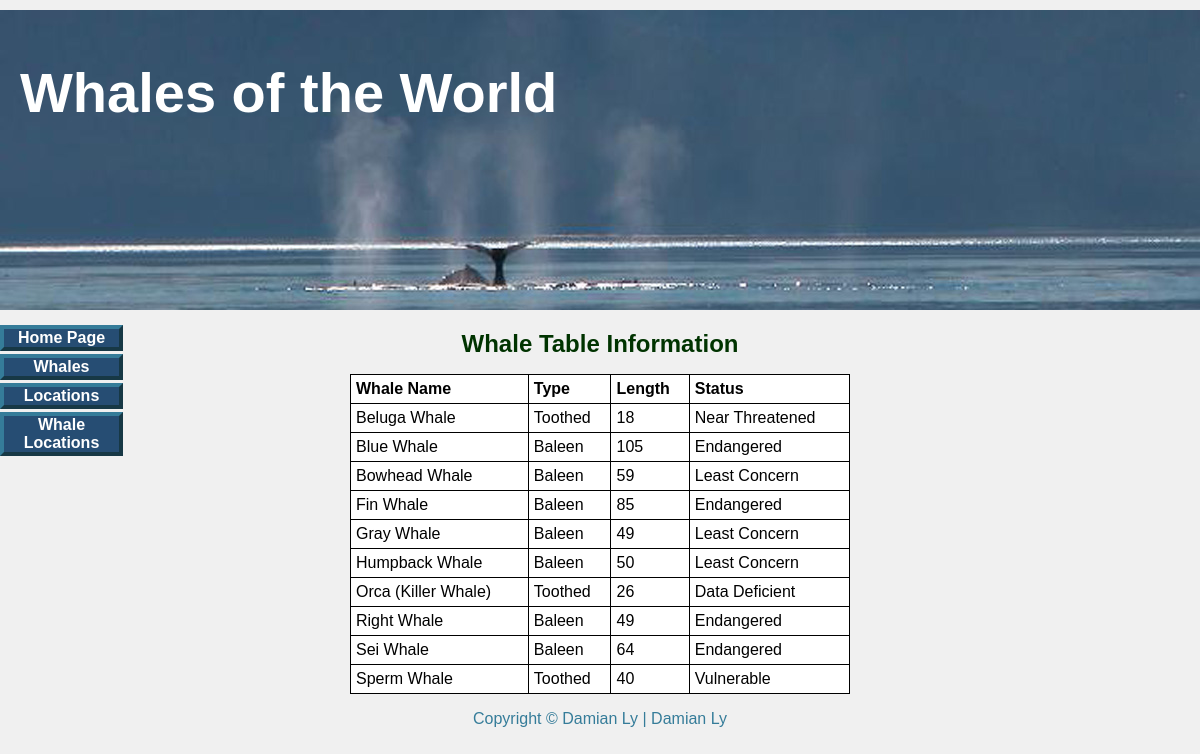
Page /whales.php on the committed database.
### tables this page shows
CREATE TABLE `whales` (
  `whale_id` int(11) NOT NULL,
  `whale_name` char(30) NOT NULL,
  `type` char(10) NOT NULL,
  `length` int(11) NOT NULL,
  `status` char(15) NOT NULL,
  `location_id` int(11) NOT NULL
);

### whales.php (the view, shortened to what this page needs)
<!doctype html>
<html>
<head>
	<link rel="stylesheet" type="text/css" href="whales.css">
</head>
<body>
	<div id="container">
		<?php include("includes/header.php"); ?>
		<?php include("includes/nav.php"); ?>
			<div id="midcol">
				<h2>Whale Table Information</h2>
				<p>
				<?php
					require('mysqli_connect.php');
					$query = "SELECT whale_name, type, length, status
					FROM whales ORDER BY whale_name ASC";
					$result = @mysqli_query($dbcon, $query);
					if($result){
						echo '<table cellpadding="5"><tr>
						<td align="left"><b>Whale Name</b></td>
						<td alig n="left"><b>Type</b></td>
						<td align="left"><b>Length</b></td>
						<td align="left"><b>Status</b></td>
						</tr>';
						while($row = mysqli_fetch_array($result, MYSQLI_ASSOC)){
							echo '<tr>
								<td align="left">'. $row['whale_name'].'</td>
								<td align="left">' . $row['type'] . '</td>
								<td align="left">'. $row['length']. '</td>
								<td align="left">'.$row['status'].'</td>
								</tr>';
						}
						echo '</table>';
					}
					else{
						echo '<p class="error">This whale could not be retrieved.
						Please accept our apology for any inconvenience.</p>';
						echo '<p>'.mysqli_error($dbcon).'<br/><br/>Query: '.$query.'</p>';
						mysqli_close($dbcon);
					}
				?>
				</p>
			</div>
	</div>
	<div id="footer">
		<?php include("includes/footer.php"); ?>
	</div>
</body>
</html>

### whales.css (style rules this page uses)
h2 { font-size:150%; margin-bottom:0; color:#003300; text-align:center; }
#container { position:relative; min-width:960px; max-width:1200px; margin:auto; text-align:left; }
#midcol { margin-left:150px; margin-right:150px; }
#footer { text-align:center; color: #357C99; }

### whales.php (style rules this page uses)
table { width: 500px; background:white; color: black; border: 1px black solid; border-collapse: collapse; margin: auto; }
td { border: 1px black solid; padding: 1px 0 1px 4 px; text-align: left; }

### rows in the picture
whales: whale_name "Beluga Whale", type "Toothed", length "18", status "Near Threatened"
whales: whale_name "Blue Whale", type "Baleen", length "105", status "Endangered"
whales: whale_name "Bowhead Whale", type "Baleen", length "59", status "Least Concern"
whales: whale_name "Fin Whale", type "Baleen", length "85", status "Endangered"
whales: whale_name "Gray Whale", type "Baleen", length "49", status "Least Concern"
whales: whale_name "Humpback Whale", type "Baleen", length "50", status "Least Concern"
whales: whale_name "Orca (Killer Whale)", type "Toothed", length "26", status "Data Deficient"
whales: whale_name "Right Whale", type "Baleen", length "49", status "Endangered"
whales: whale_name "Sei Whale", type "Baleen", length "64", status "Endangered"
whales: whale_name "Sperm Whale", type "Toothed", length "40", status "Vulnerable"
